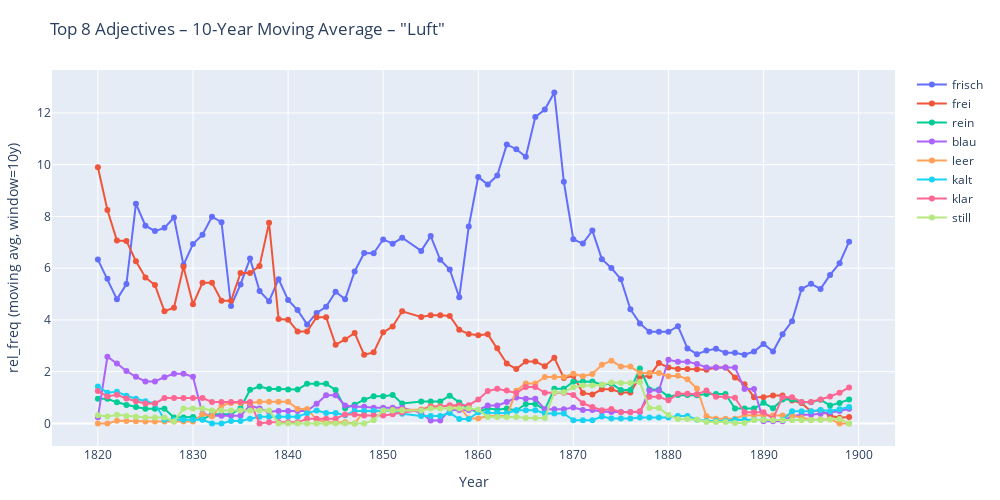

Write notebook code for a chart like this one.
### Code cell
# NEW: yearly lineplots + moving average
yearly_2, moving_2 = plot_adjective_trends_moving_avg_plotly(
    adj_df_alt, top_adjs_alt, noun_input=noun, window_years=10, n_plot=8
)
